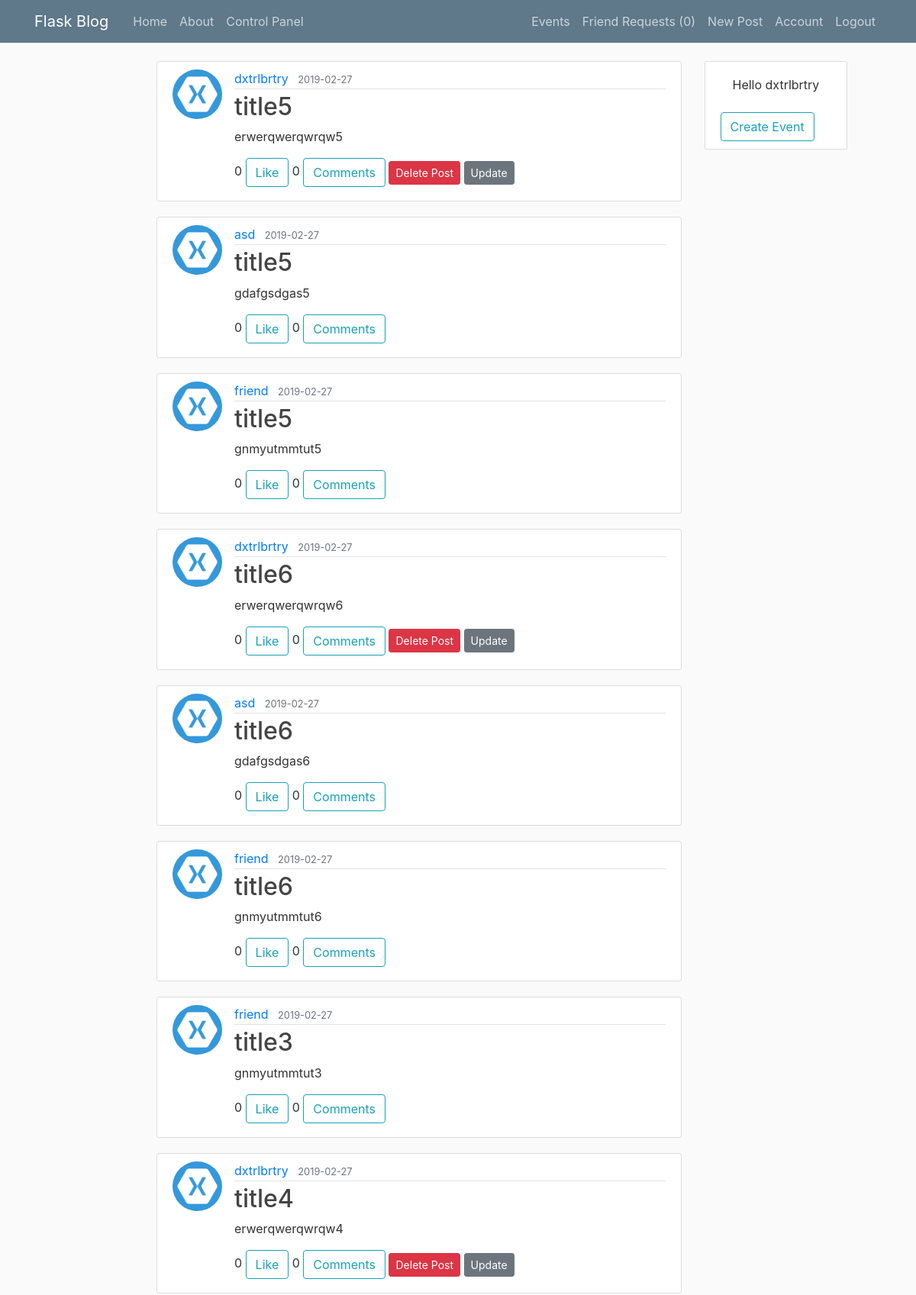
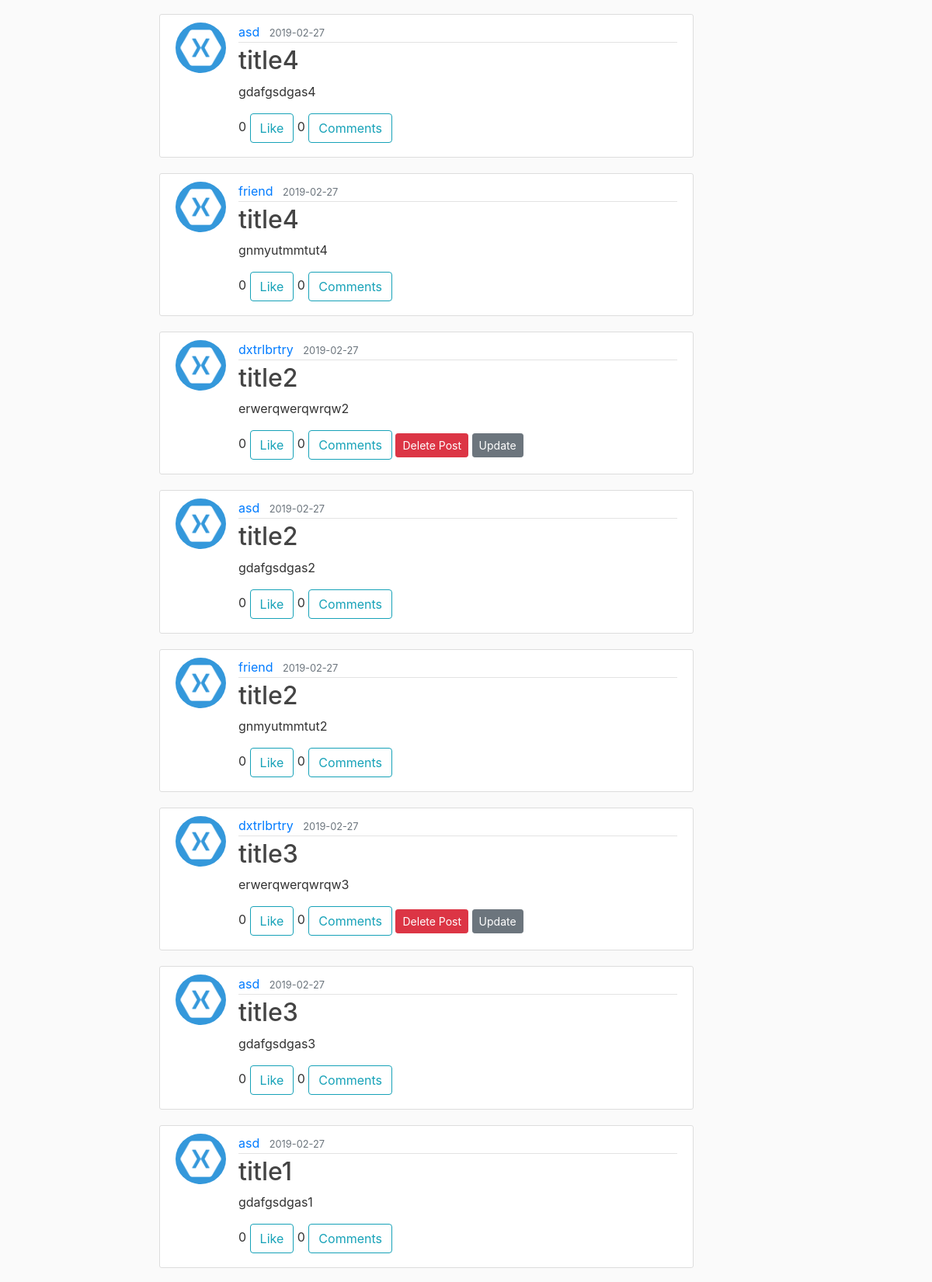
The page /home/ (signed in, upper part) on the database its author committed (2 pictures, top to bottom).
### flaskwebapp/models.py (models this page shows, shortened)
class Post(db.Model):
    id = db.Column(db.Integer, primary_key=True)
    title = db.Column(db.String(100), nullable=False)
    date_posted = db.Column(db.DateTime, nullable=False, default=datetime.utcnow)
    content = db.Column(db.Text, nullable=True)
    image_file = db.Column(db.String(20), nullable=True)
    comments = db.relationship('Comment', backref='comment_on', lazy='dynamic')
    user_id = db.Column(db.Integer, db.ForeignKey('user.id'), nullable=False)

class User(db.Model, UserMixin):
    id = db.Column(db.Integer, primary_key=True)
    username = db.Column(db.String(20), unique=True, nullable=False)
    email = db.Column(db.String(120), unique=True, nullable=False)
    image_file = db.Column(db.String(20), nullable=False, default='default.jpg')
    password = db.Column(db.String(60), nullable=False)
    access = db.Column(db.String(10), nullable=False, default='user')
    posts = db.relationship('Post', backref='author', lazy='dynamic')
    comments = db.relationship('Comment', backref='author', lazy='dynamic')
    likes = db.relationship('Post', secondary=likes, backref='liked_by', lazy='dynamic')
    event_requests = db.relationship('User',
                               secondary=event_requests,
                               primaryjoin=(event_requests.c.user_id == id),
                               secondaryjoin=(event_requests.c.requester_id == id),
                               backref='event_request_from',
                               lazy='dynamic')
    requests = db.relationship('User',
                               secondary=friend_requests,
                               primaryjoin=(friend_requests.c.user_id == id),
                               secondaryjoin=(friend_requests.c.friend_id == id),
                               backref='request_of',
                               lazy='dynamic')
    friends = db.relationship('User',
                              secondary=friend,
                              primaryjoin=(friend.c.user_id == id),
                              secondaryjoin=(friend.c.friend_id == id),
                              backref='friend_of',
                              lazy='dynamic')

### flaskwebapp/main/routes.py (the view)
@main.route('/')
@main.route('/home/')
def home():
    if current_user.is_authenticated:
        posts = Post.query.order_by(Post.date_posted.desc())
        return render_template('home.html', posts=posts)
    return redirect(url_for('users.login'))

### flaskwebapp/models.py (called while the page is built)
@login_manager.user_loader
def load_user(user_id):
    return User.query.get(int(user_id))

### flaskwebapp/templates/home.html
{% extends 'layout.html' %}
{% from 'macros/macros.html' import render_post with context %}
{% block content %}
    {% for post in posts %}
        {{ render_post(post) }}
    {% endfor %}
{% endblock content %}

### flaskwebapp/templates/layout.html (shortened to what this page needs)
<!DOCTYPE html>
<html lang="en">
<head>
    <link rel="stylesheet" type="text/css" href="{{ url_for('static', filename='bootstrap.css') }}">
    <link rel="stylesheet" type="text/css" href="{{ url_for('static', filename='main.css') }}">
</head>
<body>
<header class="site-header">
    <nav class="navbar navbar-expand-md navbar-dark bg-steel fixed-top">
        <div class="container">
            <a class="navbar-brand mr-4" href="/">Flask Blog</a>
            <div class="collapse navbar-collapse" id="navbarToggle">
                <div class="navbar-nav mr-auto">
                    {% if current_user.is_authenticated %}
                        <a class="nav-item nav-link" href="{{ url_for('main.home') }}">Home</a>
                        <a class="nav-item nav-link" href="{{ url_for('main.about') }}">About</a>
                    {% if current_user.access == 'admin' %}
                        <a class="nav-item nav-link" href="{{ url_for('admin.control_panel') }}">Control Panel</a>
                    {% endif %}
                    {% endif %}
                </div>
                <div class="navbar-nav">
                    {% if current_user.is_authenticated %}
                        <a class="nav-item nav-link" href="{{ url_for('events.events_list') }}">Events</a>
                        <a class="nav-item nav-link" href="{{ url_for('users.requests') }}">Friend Requests ({{ current_user.requests.count() }})</a>
                        <a class="nav-item nav-link" href="{{ url_for('posts.new_post') }}">New Post</a>
                        <a class="nav-item nav-link" href="{{ url_for('users.account') }}">Account</a>
                        <a class="nav-item nav-link" href="{{ url_for('users.logout') }}">Logout</a>
                    {% else %}
                        <a class="nav-item nav-link" href="{{ url_for('users.login') }}">Login</a>
                        <a class="nav-item nav-link" href="{{ url_for('users.register') }}">Register</a>
                    {% endif %}
                </div>
            </div>
        </div>
    </nav>
</header>
<main role="main">
    <div class="row">
        <div class="col-md-2"></div>
        <div class="col-md-7">
            <div style="overflow-y: scroll">
                {% block content %}
                {% endblock content %}
            </div>
        </div>
        <div class="col-md-3">
            <div class="content-section right-panel">
                {% if current_user.is_authenticated %}
                    <p class="nav-item nav-link">Hello {{ current_user.username }}</p>
                    <a class="btn btn-outline-info" href="{{ url_for('events.create_event') }}">Create Event</a>
                {% endif %}
            </div>
        </div>
    </div>
</main>
</body>
</html>

### flaskwebapp/templates/macros/macros.html (shortened to what this page needs)
{% macro render_modal(text, title, action, method, button_style) %}
<button class="btn btn-{{ button_style }} btn-sm" data-toggle="modal" data-target="#modal">{{ text }}</button>
{% endmacro %}
{% macro render_post(post, add_comment=True) %}
<article class="media content-section">
  <img class="rounded-circle article-img"
       src="{{ url_for('static', filename='profile_pics/' + post.author.image_file) }}">
  <div class="media-body">
    <div class="article-metadata">
      <a class="mr-2" href="{{ url_for('posts.user_posts', username=post.author.username) }}">{{ post.author.username
        }}</a>
      <small class="text-muted">{{ post.date_posted.strftime('%Y-%m-%d') }}</small>
    </div>
    <h2><a class="article-title" href="{{ url_for('posts.post', post_id=post.id) }}">{{ post.title }}</a></h2>
    <p class="article-content">{{ post.content }}</p>
    <div class="media-footer mt-3 mb-2 expand-md">
      <span id="likesCount{{ post.id }}">{{ post.liked_by|count }}</span>
      <button class="btn btn-outline-info btn-like" post_id="{{ post.id }}"
              onclick="{{ url_for('posts.like_post', post_id=post.id) }}">
        {% if current_user not in post.liked_by %}
          Like
        {% else %}
          Unlike
        {% endif %}
      </button>
      <span id="commentsCount{{ post.id }}">{{ post.comments.count() }}</span>
      <button class="btn btn-outline-info btn-comment mr-auto" post_id="{{ post.id }}">Comments</button>
      {% if post.author == current_user %}
        {{ render_modal('Delete Post', 'Are you sure you want to delete this post?', url_for('posts.delete_post', post_id=post.id), 'POST', 'danger') }}
        <a class="btn btn-secondary btn-sm" href="{{ url_for('posts.update_post', post_id=post.id) }}">Update</a>
      {% endif %}
    </div>
  </div>
</article>
{% endmacro %}

### flaskwebapp/static/main.css (style rules this page uses)
body { background: #fafafa; color: #333333; margin-top: 5rem; }
h1, h2, h3, h4, h5, h6 { color: #444444; }
.right-panel { position: fixed; z-index: 1; overflow-x: hidden; padding-top: 20px; }
.bg-steel { background-color: #5f788a; }
.site-header .navbar-nav .nav-link { color: #cbd5db; }
.content-section { background: #ffffff; padding: 10px 20px; border: 1px solid #dddddd; border-radius: 3px; margin-bottom: 20px; }
.article-title { color: #444444; }
.article-content { white-space: line-wrap }
.article-img { height: 65px; width: 65px; margin-right: 16px; }
.article-metadata { padding-bottom: 1px; margin-bottom: 4px; border-bottom: 1px solid #e3e3e3 }

### rows shown on the page
Post: image_file (placeholder picture), author.username "dxtrlbrtry", date_posted "2019-02-27", title "title5", content "erwerqwerqwrqw5", liked_by|count "0", comments.count "0", text "Delete Post"
Post: image_file (placeholder picture), author.username "asd", date_posted "2019-02-27", title "title5", content "gdafgsdgas5", liked_by|count "0", comments.count "0"
Post: image_file (placeholder picture), author.username "friend", date_posted "2019-02-27", title "title5", content "gnmyutmmtut5", liked_by|count "0", comments.count "0"
Post: image_file (placeholder picture), author.username "dxtrlbrtry", date_posted "2019-02-27", title "title6", content "erwerqwerqwrqw6", liked_by|count "0", comments.count "0", text "Delete Post"
Post: image_file (placeholder picture), author.username "asd", date_posted "2019-02-27", title "title6", content "gdafgsdgas6", liked_by|count "0", comments.count "0"
Post: image_file (placeholder picture), author.username "friend", date_posted "2019-02-27", title "title6", content "gnmyutmmtut6", liked_by|count "0", comments.count "0"
Post: image_file (placeholder picture), author.username "friend", date_posted "2019-02-27", title "title3", content "gnmyutmmtut3", liked_by|count "0", comments.count "0"
Post: image_file (placeholder picture), author.username "dxtrlbrtry", date_posted "2019-02-27", title "title4", content "erwerqwerqwrqw4", liked_by|count "0", comments.count "0", text "Delete Post"
Post: image_file (placeholder picture), author.username "asd", date_posted "2019-02-27", title "title4", content "gdafgsdgas4", liked_by|count "0", comments.count "0"
Post: image_file (placeholder picture), author.username "friend", date_posted "2019-02-27", title "title4", content "gnmyutmmtut4", liked_by|count "0", comments.count "0"
Post: image_file (placeholder picture), author.username "dxtrlbrtry", date_posted "2019-02-27", title "title2", content "erwerqwerqwrqw2", liked_by|count "0", comments.count "0", text "Delete Post"
Post: image_file (placeholder picture), author.username "asd", date_posted "2019-02-27", title "title2", content "gdafgsdgas2", liked_by|count "0", comments.count "0"
Post: image_file (placeholder picture), author.username "friend", date_posted "2019-02-27", title "title2", content "gnmyutmmtut2", liked_by|count "0", comments.count "0"
Post: image_file (placeholder picture), author.username "dxtrlbrtry", date_posted "2019-02-27", title "title3", content "erwerqwerqwrqw3", liked_by|count "0", comments.count "0", text "Delete Post"
Post: image_file (placeholder picture), author.username "asd", date_posted "2019-02-27", title "title3", content "gdafgsdgas3", liked_by|count "0", comments.count "0"
Post: image_file (placeholder picture), author.username "asd", date_posted "2019-02-27", title "title1", content "gdafgsdgas1", liked_by|count "0", comments.count "0"
User: username "dxtrlbrtry"

### other values the page prints
{{ current_user.requests.count() }} "0"
